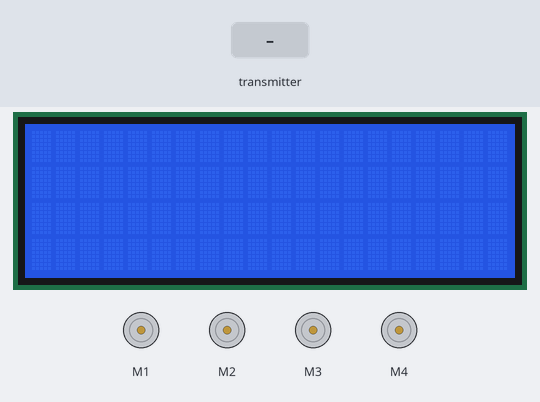
This sketch was run on a simulated Arduino Mega 2560, built with avr-gcc and run on an emulated ATmega2560. On the bench: 20×4 character LCD, 4 × DC motor (green arrow = forward, orange = backward, longer = faster). The test bench sets the inputs (shaded band). No radio packets arrive unless stated; what the sketch prints to the serial monitor is not drawn.

Above: at 1.2 s.
1.3 s: the transmitter starts sending X = 64
At 2.5 s:
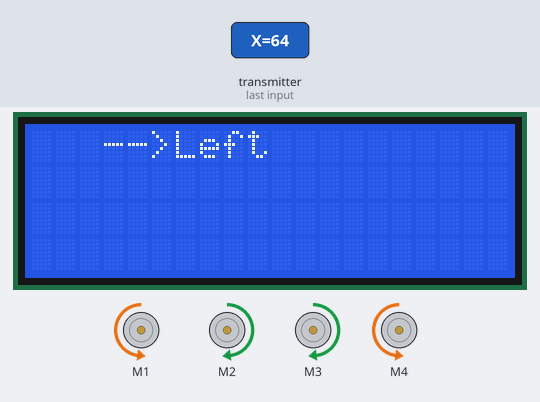
2.8 s: the transmitter starts sending Y = 255
5.8 s: the transmitter starts sending X = 255
At 7.0 s:
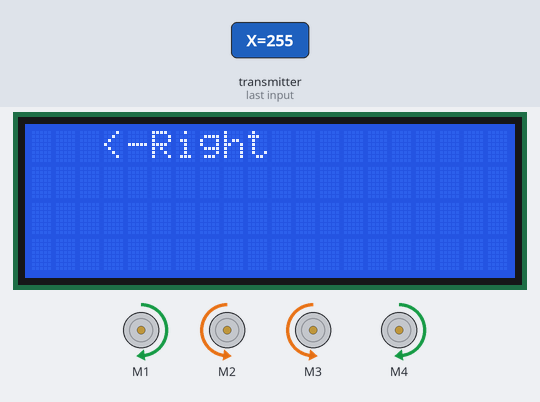
7.3 s: the transmitter starts sending X = 128
At 8.4 s:
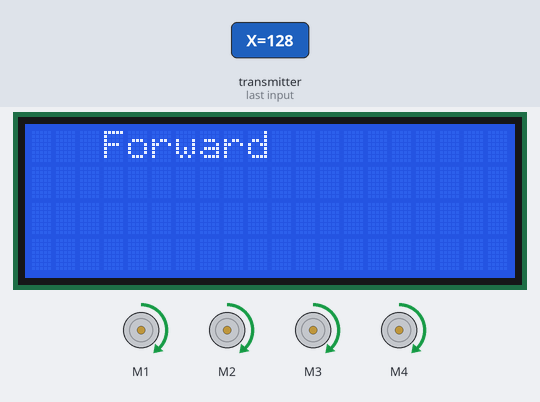
8.8 s: the transmitter starts sending Y = 64
At 9.6 s:
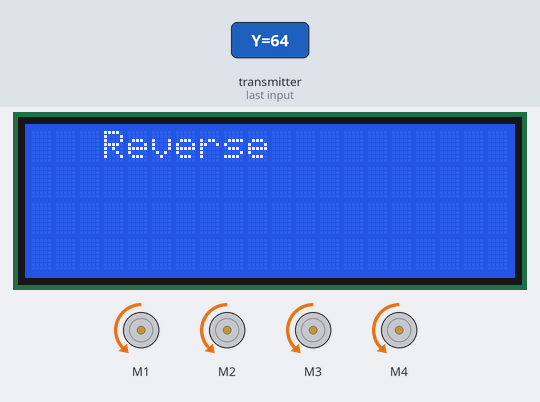
10.3 s: the transmitter starts sending Y = 128
At 11.3 s:
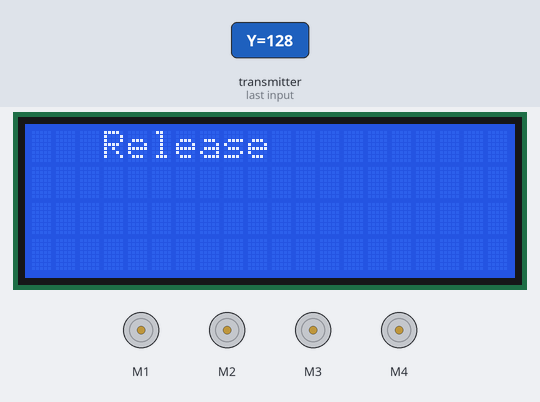
Timing chart, 0 to 12.8 s (numbered marks = the images above; inputs shaded):
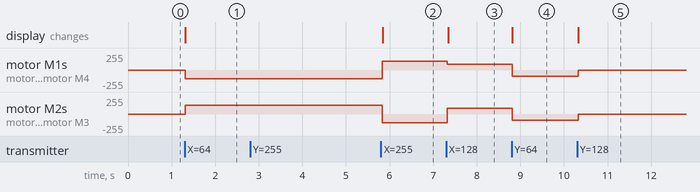

The sketch:

RF_MPU6050_Gestured_Robot_receiver_v1.0_noarctan.ino
```cpp
#include <SPI.h>
#include <nRF24L01.h>
#include <RF24.h>
#include <AFMotor.h>
#include <Wire.h>
#include <LiquidCrystal_I2C.h>

LiquidCrystal_I2C lcd(0x27,20,4);

//Define DC motor
AF_DCMotor motor1(1, MOTOR12_1KHZ);
AF_DCMotor motor2(2, MOTOR12_1KHZ);
AF_DCMotor motor3(3, MOTOR34_1KHZ);
AF_DCMotor motor4(4, MOTOR34_1KHZ);

//Define Motor speed
int mSpeed;

RF24 radio(36, 34);
const byte address[6] = "00001";

struct Received_data {
  byte X;
  byte Y;
};

Received_data received_data;

void setup()
{
  lcd.init();
  lcd.backlight();
  Serial.begin(9600);
  radio.begin();
  radio.setAutoAck(false);
  radio.setPALevel(RF24_PA_MIN);
  radio.setDataRate(RF24_250KBPS);
  radio.openReadingPipe(0,address);
  radio.startListening();

}

void recvData()
{
  if ( radio.available() ) {
    radio.read(&received_data, sizeof(Received_data));


    if (received_data.Y < 80) { //Reverse
         lcd.setCursor(3,0);
        lcd.print("Reverse");
        digitalWrite(22,LOW);
        digitalWrite(48,LOW);
        //y-y1=m(x-x1)
        //mSpeed = (-255./516.)*ch1_value+255;
        Backward(90);

    }

    if (received_data.Y > 145) {//forward
        lcd.setCursor(3,0);
        lcd.print("Forward");
        digitalWrite(35,HIGH);
        digitalWrite(31,HIGH);
        digitalWrite(22,LOW);
        digitalWrite(48,LOW);
        //y-y1=m(x-x1)
        //mSpeed = (255./523.)*ch1_value-255;
        Forward(90);
    }

    if (received_data.X > 155) {//right turn
          lcd.setCursor(3,0);
        lcd.print("<-Right");
        digitalWrite(22,LOW);
        digitalWrite(48,HIGH);
        digitalWrite(35,HIGH);
        digitalWrite(31,LOW);
        Right(130);
    }

    if (received_data.X < 80) {//left turn
     lcd.setCursor(3,0);
        lcd.print("-->Left");
        digitalWrite(22,HIGH);
        digitalWrite(48,LOW);
        Left(130);
    }

    if (received_data.X > 100 && received_data.X < 170 && received_data.Y > 80 && received_data.Y < 130) { //stop car
         lcd.setCursor(3,0);
        lcd.print("Release");
        digitalWrite(22,HIGH);
        digitalWrite(48,HIGH);
        digitalWrite(35,LOW);
        digitalWrite(31,LOW);
        Release();
    }
  }
}

void loop()
{
  recvData();
  Serial.print("X: ");
  Serial.print(received_data.X);
  Serial.print("    ");
  Serial.print("Y: ");
  Serial.print(received_data.Y);
  Serial.print("\n");
}

void Release()
{
    motor1.run(RELEASE);
    motor1.setSpeed(0);
    motor2.run(RELEASE);
    motor2.setSpeed(0);
    motor3.run(RELEASE);
    motor3.setSpeed(0);
    motor4.run(RELEASE);
    motor4.setSpeed(0);
}

  void Forward(int x)
{
    motor1.run(FORWARD);
    motor1.setSpeed(x);
    motor2.run(FORWARD);
    motor2.setSpeed(x);
    motor3.run(FORWARD);
    motor3.setSpeed(x);
    motor4.run(FORWARD);
    motor4.setSpeed(x);
}

void Backward(int x)
{
    motor1.run(BACKWARD);
    motor1.setSpeed(x);
    motor2.run(BACKWARD);
    motor2.setSpeed(x);
    motor3.run(BACKWARD);
    motor3.setSpeed(x);
    motor4.run(BACKWARD);
    motor4.setSpeed(x);
}

void Right(int x)
{
    motor1.run(FORWARD);
    motor1.setSpeed(x);
    motor2.run(BACKWARD);
    motor2.setSpeed(x);
    motor3.run(BACKWARD);
    motor3.setSpeed(x);
    motor4.run(FORWARD);
    motor4.setSpeed(x);
}

void Left(int x)
{
    motor1.run(BACKWARD);
    motor1.setSpeed(x);
    motor2.run(FORWARD);
    motor2.setSpeed(x);
    motor3.run(FORWARD);
    motor3.setSpeed(x);
    motor4.run(BACKWARD);
    motor4.setSpeed(x);
}
```

Measured:
- after the input at 1.3 s, motor M1, motor M4: stopped → backward 130/255 at once; motor M2, motor M3: stopped → forward 130/255 at once; the display: changes at once (image 1)
- after the input at 2.8 s, every drawn part: stays the same
- after the input at 5.8 s, motor M1, motor M4: backward 130/255 → forward 130/255 at once; motor M2, motor M3: forward 130/255 → backward 130/255 at once; the display: changes after 0.05 s (image 2)
- after the input at 7.3 s, motor M1, motor M4: forward 130/255 → forward 90/255 at once; motor M2, motor M3: backward 130/255 → forward 90/255 at once; the display: changes after 0.05 s (image 3)
- after the input at 8.8 s, motor M1–4: forward 90/255 → backward 90/255 at once; the display: changes at once (image 4)
- after the input at 10.3 s, motor M1–4: backward 90/255 → stopped at once; the display: changes at once (image 5)
